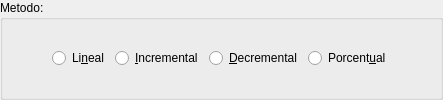
          <widget class="QGroupBox" name="groupBox" >
           <property name="sizePolicy" >
            <sizepolicy vsizetype="Minimum" hsizetype="Preferred" >
             <horstretch>0</horstretch>
             <verstretch>0</verstretch>
            </sizepolicy>
           </property>
           <property name="title" >
            <string>Metodo:</string>
           </property>
           <layout class="QGridLayout" >
            <property name="leftMargin" >
             <number>9</number>
            </property>
            <property name="topMargin" >
             <number>9</number>
            </property>
            <property name="rightMargin" >
             <number>9</number>
            </property>
            <property name="bottomMargin" >
             <number>9</number>
            </property>
            <property name="horizontalSpacing" >
             <number>6</number>
            </property>
            <property name="verticalSpacing" >
             <number>6</number>
            </property>
            <item row="0" column="4" >
             <widget class="QRadioButton" name="metodoporcentual" >
              <property name="text" >
               <string>Porcent&amp;ual</string>
              </property>
             </widget>
            </item>
            <item row="0" column="3" >
             <widget class="QRadioButton" name="metododecremental" >
              <property name="text" >
               <string>&amp;Decremental</string>
              </property>
             </widget>
            </item>
            <item row="0" column="2" >
             <widget class="QRadioButton" name="metodoincremental" >
              <property name="text" >
               <string>&amp;Incremental</string>
              </property>
              <property name="shortcut" >
               <string>Alt+I</string>
              </property>
             </widget>
            </item>
            <item row="0" column="5" >
             <spacer>
              <property name="orientation" >
               <enum>Qt::Horizontal</enum>
              </property>
              <property name="sizeHint" >
               <size>
                <width>40</width>
                <height>20</height>
               </size>
              </property>
             </spacer>
            </item>
            <item row="0" column="1" >
             <widget class="QRadioButton" name="metodolineal" >
              <property name="text" >
               <string>Li&amp;neal</string>
              </property>
             </widget>
            </item>
            <item row="0" column="0" >
             <spacer>
              <property name="orientation" >
               <enum>Qt::Horizontal</enum>
              </property>
              <property name="sizeHint" >
               <size>
                <width>40</width>
                <height>20</height>
               </size>
              </property>
             </spacer>
            </item>
           </layout>
          </widget>
